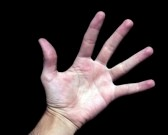
//> input picture 2/hand.jpg, 168 x 135 px
$ ./realConv   (built with g++ and OpenCV 4)
//> lines starting //> are read from the running program, lines starting //| are printed output that depends on the picture; after the words box and inside, x2 and y2 are one past the last pixel; in counts of white or black regions, pixels touching at a corner belong together
#include <cv.h>
#include <highgui.h>

using namespace std;
using namespace cv;

int main()
{

IplImage* img =  cvLoadImage("./hand.jpg");
//> img is the input picture: 135 rows x 168 cols, CV_8UC3; mean B, G, R 50.9, 50.2, 59.5

//show the original image
cvNamedWindow("Original");
cvShowImage("Original",img);

 //smooth the original image using Gaussian kernel to remove noise
cvSmooth(img, img, CV_GAUSSIAN,3,3);

//converting the original image into grayscale
IplImage* imgGrayScale = cvCreateImage(cvGetSize(img), 8, 1);
cvCvtColor(img,imgGrayScale,CV_BGR2GRAY);
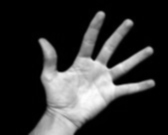
//> imgGrayScale: 135 rows x 168 cols, CV_8UC1; min 0, max 253, mean 53.1

cvNamedWindow("GrayScale Image");
cvShowImage("GrayScale Image",imgGrayScale);

//thresholding the grayscale image to get better results
cvThreshold(imgGrayScale,imgGrayScale,100,255,CV_THRESH_OTSU);
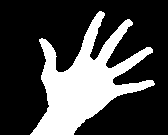
//> imgGrayScale: 135 rows x 168 cols, CV_8UC1; 27.9% white; 1 white region

cvNamedWindow("Thresholded Image");
cvShowImage("Thresholded Image",imgGrayScale);

CvSeq* contour;  //hold the pointer to a contour
CvSeq* result;   //hold sequence of points of a contour
CvMemStorage *storage = cvCreateMemStorage(0); //storage area for all contours

//finding all contours in the image
cvFindContours(imgGrayScale, storage, &contour, sizeof(CvContour), CV_RETR_LIST, CV_CHAIN_APPROX_SIMPLE, cvPoint(0,0));
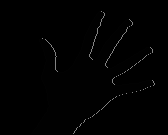
//> imgGrayScale: 135 rows x 168 cols, CV_8UC1; min 0, max 130, mean 1.6
//> contour = 1 contour; box (x1, y1, x2, y2) and area: (31, 11, 155, 134) 5977

//iterating through each contour
while(contour)
{
//obtain a sequence of points of the countour, pointed by the variable 'countour'
result = cvApproxPoly(contour, sizeof(CvContour), storage, CV_POLY_APPROX_DP, cvContourPerimeter(contour)*0.02, 0);


CvPoint *pt[15];

for(int i=0;i<15;i++){
pt[i] = (CvPoint*)cvGetSeqElem(result, i);


}


cvLine(img, *pt[2], *pt[3], cvScalar(0,0,255),4);
cvLine(img, *pt[3], *pt[4], cvScalar(0,0,255),4);
cvLine(img, *pt[4], *pt[5], cvScalar(0,0,255),4);
cvLine(img, *pt[5], *pt[6], cvScalar(0,0,255),4);
cvLine(img, *pt[6], *pt[7], cvScalar(0,0,255),4);
cvLine(img, *pt[7], *pt[8], cvScalar(0,0,255),4);
cvLine(img, *pt[8], *pt[9], cvScalar(0,0,255),4);
cvLine(img, *pt[9], *pt[10], cvScalar(0,0,255),4);
cvLine(img, *pt[10], *pt[11], cvScalar(0,0,255),4);
cvLine(img, *pt[11], *pt[12], cvScalar(0,0,255),4);
cvLine(img, *pt[12], *pt[2], cvScalar(0,0,255),4);
//obtain the next contour*/
contour = contour->h_next;
}
//> this loop made 1 pass
//> contour on pass 1: 0 contours
//> pass 1, `cvLine(img, *pt[3], *pt[4], cvScalar(0,0,255),4);`:
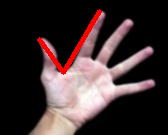
//> img: 135 rows x 168 cols, CV_8UC3; mean B, G, R 49, 48.4, 63.2
//> pass 1, `cvLine(img, *pt[4], *pt[5], cvScalar(0,0,255),4);`:
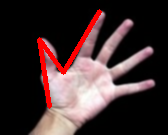
//> img: 135 rows x 168 cols, CV_8UC3; 1.39% of pixels changed, all inside (x1, y1, x2, y2) = (37, 41, 52, 109)
//> pass 1, `cvLine(img, *pt[5], *pt[6], cvScalar(0,0,255),4);`:
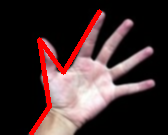
//> img: 135 rows x 168 cols, CV_8UC3; 0.67% of pixels changed, all inside (x1, y1, x2, y2) = (29, 107, 52, 135)
//> after the loop:
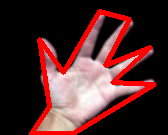
//> img: 135 rows x 168 cols, CV_8UC3; 7.27% of pixels changed, all inside (x1, y1, x2, y2) = (34, 9, 157, 135)

//show the image in which identified shapes are marked
cvNamedWindow("Tracked");
cvShowImage("Tracked",img);

cvWaitKey(0); //wait for a key press

//cleaning up
cvDestroyAllWindows();
cvReleaseMemStorage(&storage);
cvReleaseImage(&img);
cvReleaseImage(&imgGrayScale);

return 0;
}
